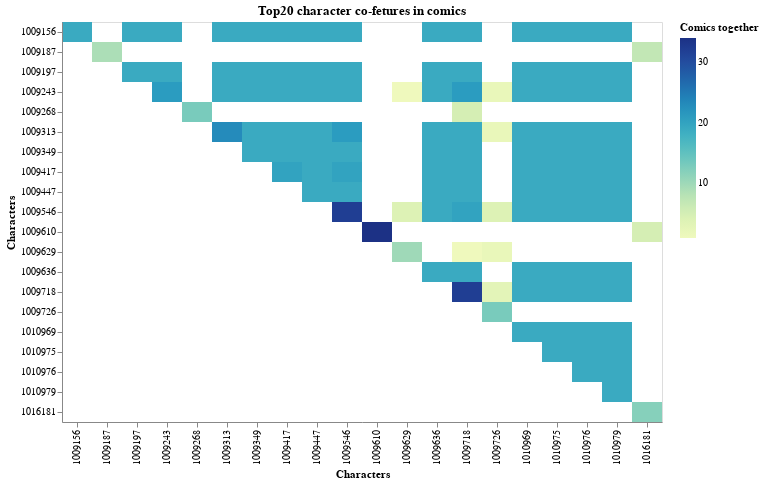

Notebook code cell kept with this figure:
### Code cell
heatmap = alt.Chart(cocharacter_df).mark_rect().encode(
    x=alt.X("character1:N", title="Characters"),
    y=alt.Y("character2:N", title="Characters"),
    color=alt.Color("count:Q", title="Comics together"),
    tooltip=["character1", "character2", "count"]
).properties(
    title="Top20 character co-fetures in comics",
    width=600,
    height=400
)

heatmap

### Figure 1 — Vega-Lite specification as saved in the notebook (floating-point values rounded to 4 significant figures)
{"config": {"view": {"continuousWidth": 300, "continuousHeight": 300}}, "data": {"name": "data-1e358bfd87ddb589d6563d8472e96e39"}, "mark": {"type": "rect"}, "encoding": {"color": {"field": "count", "title": "Comics together", "type": "quantitative"}, "tooltip": [{"field": "character1", "type": "quantitative"}, {"field": "character2", "type": "quantitative"}, {"field": "count", "type": "quantitative"}], "x": {"field": "character1", "title": "Characters", "type": "nominal"}, "y": {"field": "character2", "title": "Characters", "type": "nominal"}}, "height": 400, "title": "Top20 character co-fetures in comics", "width": 600, "$schema": "https://vega.github.io/schema/vega-lite/v5.20.1.json", "datasets": {"data-1e358bfd87ddb589d6563d8472e96e39": [{"character1": 1009610, "character2": 1009610, "count": 34}, {"character1": 1009718, "character2": 1009718, "count": 32}, {"character1": 1009546, "character2": 1009546, "count": 32}, {"character1": 1009313, "character2": 1009313, "count": 23}, {"character1": 1009718, "character2": 1009243, "count": 21}, {"character1": 1009546, "character2": 1009313, "count": 21}, {"character1": 1009243, "character2": 1009243, "count": 21}, {"character1": 1009718, "character2": 1009546, "count": 20}, {"character1": 1009546, "character2": 1009417, "count": 20}, {"character1": 1009417, "character2": 1009417, "count": 20}, {"character1": 1010975, "character2": 1009447, "count": 19}, {"character1": 1010975, "character2": 1009417, "count": 19}, {"character1": 1009156, "character2": 1009156, "count": 19}, {"character1": 1010975, "character2": 1009546, "count": 19}, {"character1": 1010975, "character2": 1009636, "count": 19}, {"character1": 1010975, "character2": 1009313, "count": 19}, {"character1": 1010975, "character2": 1009718, "count": 19}, {"character1": 1010975, "character2": 1009349, "count": 19}, {"character1": 1010975, "character2": 1009156, "count": 19}, {"character1": 1010975, "character2": 1009243, "count": 19}, {"character1": 1010975, "character2": 1009197, "count": 19}, {"character1": 1010969, "character2": 1010969, "count": 19}, {"character1": 1010969, "character2": 1009718, "count": 19}, {"character1": 1010969, "character2": 1009636, "count": 19}, {"character1": 1010969, "character2": 1009546, "count": 19}, {"character1": 1010969, "character2": 1009447, "count": 19}, {"character1": 1010969, "character2": 1009417, "count": 19}, {"character1": 1010969, "character2": 1009349, "count": 19}, {"character1": 1010969, "character2": 1009313, "count": 19}, {"character1": 1010969, "character2": 1009243, "count": 19}, {"character1": 1010969, "character2": 1009197, "count": 19}, {"character1": 1010975, "character2": 1010969, "count": 19}, {"character1": 1010976, "character2": 1009197, "count": 19}, {"character1": 1010975, "character2": 1010975, "count": 19}, {"character1": 1010976, "character2": 1009156, "count": 19}, {"character1": 1010979, "character2": 1010979, "count": 19}, {"character1": 1010979, "character2": 1010976, "count": 19}, {"character1": 1010979, "character2": 1010975, "count": 19}, {"character1": 1010979, "character2": 1010969, "count": 19}, {"character1": 1010979, "character2": 1009718, "count": 19}, {"character1": 1010979, "character2": 1009636, "count": 19}, {"character1": 1010979, "character2": 1009546, "count": 19}, {"character1": 1010979, "character2": 1009447, "count": 19}, {"character1": 1010979, "character2": 1009417, "count": 19}, {"character1": 1010979, "character2": 1009349, "count": 19}, {"character1": 1010979, "character2": 1009313, "count": 19}, {"character1": 1010979, "character2": 1009243, "count": 19}, {"character1": 1010979, "character2": 1009197, "count": 19}, {"character1": 1010979, "character2": 1009156, "count": 19}, {"character1": 1010976, "character2": 1010976, "count": 19}, {"character1": 1010976, "character2": 1010975, "count": 19}, {"character1": 1010976, "character2": 1010969, "count": 19}, {"character1": 1010976, "character2": 1009718, "count": 19}, {"character1": 1010976, "character2": 1009636, "count": 19}, {"character1": 1010976, "character2": 1009546, "count": 19}, {"character1": 1010976, "character2": 1009447, "count": 19}, {"character1": 1010976, "character2": 1009417, "count": 19}, {"character1": 1010976, "character2": 1009349, "count": 19}, {"character1": 1010976, "character2": 1009313, "count": 19}, {"character1": 1010976, "character2": 1009243, "count": 19}, {"character1": 1010969, "character2": 1009156, "count": 19}, {"character1": 1009718, "character2": 1009636, "count": 19}, {"character1": 1009546, "character2": 1009197, "count": 19}, {"character1": 1009447, "character2": 1009349, "count": 19}, {"character1": 1009313, "character2": 1009243, "count": 19}, {"character1": 1009349, "character2": 1009156, "count": 19}, {"character1": 1009546, "character2": 1009447, "count": 19}, {"character1": 1009546, "character2": 1009349, "count": 19}, {"character1": 1009546, "character2": 1009243, "count": 19}, {"character1": 1009349, "character2": 1009197, "count": 19}, {"character1": 1009546, "character2": 1009156, "count": 19}, {"character1": 1009447, "character2": 1009447, "count": 19}, {"character1": 1009447, "character2": 1009417, "count": 19}, {"character1": 1009447, "character2": 1009313, "count": 19}, {"character1": 1009349, "character2": 1009243, "count": 19}, {"character1": 1009447, "character2": 1009243, "count": 19}, {"character1": 1009447, "character2": 1009197, "count": 19}, {"character1": 1009447, "character2": 1009156, "count": 19}, {"character1": 1009417, "character2": 1009349, "count": 19}, {"character1": 1009417, "character2": 1009313, "count": 19}, {"character1": 1009417, "character2": 1009243, "count": 19}, {"character1": 1009417, "character2": 1009197, "count": 19}, {"character1": 1009417, "character2": 1009156, "count": 19}, {"character1": 1009349, "character2": 1009349, "count": 19}, {"character1": 1009313, "character2": 1009197, "count": 19}, {"character1": 1009636, "character2": 1009156, "count": 19}, {"character1": 1009636, "character2": 1009197, "count": 19}, {"character1": 1009313, "character2": 1009156, "count": 19}, {"character1": 1009197, "character2": 1009156, "count": 19}, {"character1": 1009197, "character2": 1009197, "count": 19}, {"character1": 1009243, "character2": 1009156, "count": 19}, {"character1": 1009243, "character2": 1009197, "count": 19}, {"character1": 1009718, "character2": 1009447, "count": 19}, {"character1": 1009718, "character2": 1009417, "count": 19}, {"character1": 1009718, "character2": 1009349, "count": 19}, {"character1": 1009636, "character2": 1009243, "count": 19}, {"character1": 1009718, "character2": 1009313, "count": 19}, {"character1": 1009718, "character2": 1009197, "count": 19}, {"character1": 1009718, "character2": 1009156, "count": 19}, {"character1": 1009636, "character2": 1009636, "count": 19}, {"character1": 1009636, "character2": 1009546, "count": 19}, {"character1": 1009636, "character2": 1009447, "count": 19}, {"character1": 1009636, "character2": 1009417, "count": 19}, {"character1": 1009636, "character2": 1009349, "count": 19}, {"character1": 1009636, "character2": 1009313, "count": 19}, {"character1": 1009349, "character2": 1009313, "count": 19}, {"character1": 1009268, "character2": 1009268, "count": 13}, {"character1": 1009726, "character2": 1009726, "count": 13}, {"character1": 1016181, "character2": 1016181, "count": 12}, {"character1": 1009629, "character2": 1009629, "count": 10}, {"character1": 1009187, "character2": 1009187, "count": 9}, {"character1": 1016181, "character2": 1009187, "count": 7}, {"character1": 1009718, "character2": 1009268, "count": 5}, {"character1": 1016181, "character2": 1009610, "count": 5}, {"character1": 1009629, "character2": 1009546, "count": 4}, {"character1": 1009726, "character2": 1009546, "count": 4}, {"character1": 1009726, "character2": 1009718, "count": 3}, {"character1": 1009726, "character2": 1009243, "count": 2}, {"character1": 1009726, "character2": 1009629, "count": 2}, {"character1": 1009726, "character2": 1009313, "count": 2}, {"character1": 1009629, "character2": 1009243, "count": 1}, {"character1": 1009718, "character2": 1009629, "count": 1}]}}
